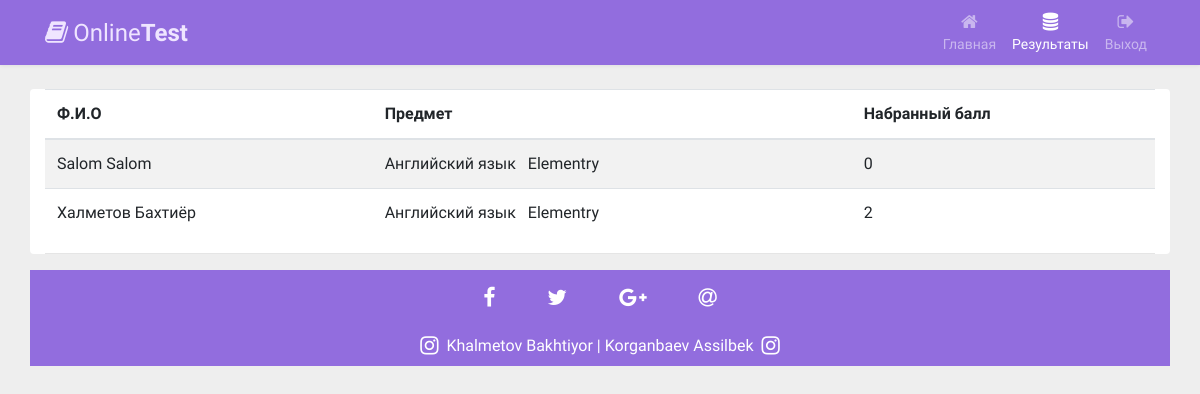
Page /results (signed in) on the earlier database version.
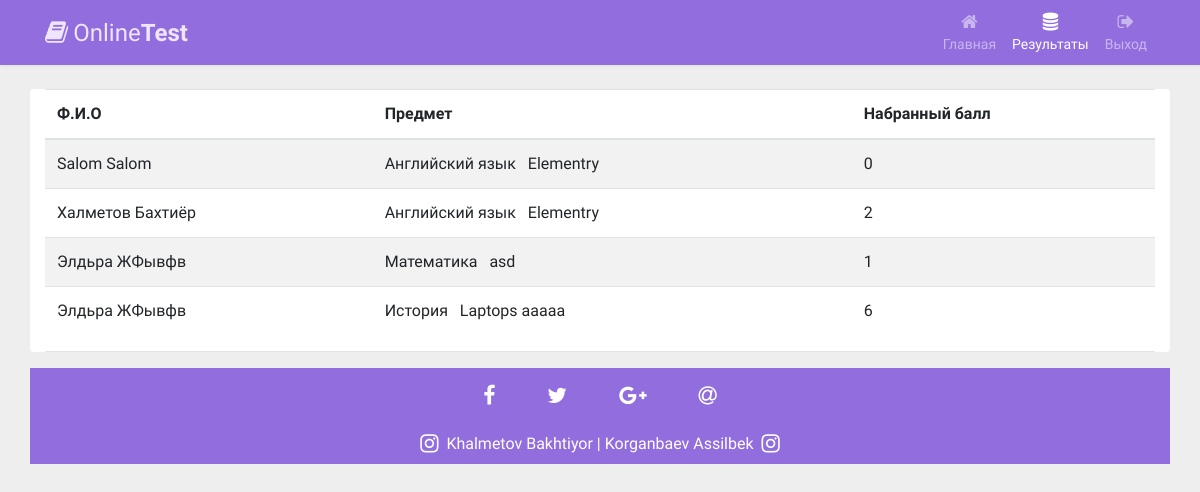
Same page on the later database version.
### main/models.py (models this page shows, shortened)
class UserTestItem(models.Model):
    title = models.CharField(max_length=200, blank=True)
    test = models.ForeignKey(Test, on_delete=models.CASCADE, default="")
    user = models.ForeignKey(User, on_delete=models.CASCADE, default="")
    start_date = models.DateTimeField()
    stop_date = models.DateTimeField()
    ball = models.IntegerField(default=0)
    count_question = models.IntegerField(default=0)
    true_question = models.ImageField(default=0)

class User(models.Model):
    first_name = models.CharField(max_length=300)
    last_name = models.CharField(max_length=300)
    clas = models.ForeignKey(Class, on_delete=models.CASCADE)
    ball = models.IntegerField(default=0)
    rating = models.IntegerField(default=0)
    def __str__(self):
        return f'{self.last_name} {self.first_name}'

class Test(models.Model):
    title = models.CharField(max_length=300, blank=True, default="")
    subject = models.ForeignKey(Subject, on_delete=models.CASCADE)
    clas = models.ForeignKey(Class, on_delete=models.CASCADE)
    start_time = models.DateTimeField()
    stop_time = models.DateTimeField()
    limit = models.IntegerField(default=40)
    description = models.TextField()

class Subject(models.Model):
    title = models.CharField(max_length=300)
    logo = models.ImageField(upload_to='upload', blank=True)
    status = models.IntegerField(default=0, blank=True)
    rating = models.IntegerField(default=0, blank=True)

### main/views.py (the view)
# urls.py: path('results', resultsHandler),
def resultsHandler(request):
    if not request.user.is_authenticated:
        tests = []
        current_user = request.session.get('user_id', None)
        if current_user:
            current_user = User.objects.get(id=int(current_user))
            if current_user:
                tests = UserTestItem.objects.filter(user__id=int(current_user.id))
    else:
        tests = UserTestItem.objects.all()
    return render(request, 'results.html', {'tests': tests})

### templates/results.html (shortened to what this page needs)
<!DOCTYPE html>
<html lang="en">
<head>
<link rel="stylesheet" href="https://stackpath.bootstrapcdn.com/bootstrap/4.5.0/css/bootstrap.min.css">
<link rel="stylesheet" href="https://maxcdn.bootstrapcdn.com/font-awesome/4.7.0/css/font-awesome.min.css">
</head>
<body>
<nav class="navbar navbar-expand-xl navbar-dark bg-dark">
  <div class="container">
    <a href="#" class="navbar-brand"><i class="fa fa-book" ></i>Online<b>Test</b></a>
    <div id="navbarCollapse" class="collapse navbar-collapse justify-content-start">
      <div class="navbar-nav ml-auto ">
        <a href="/" class="nav-item nav-link "><i class="fa fa-home"></i><span>Главная</span></a>
        <a href="/results" class="nav-item nav-link active"><i class="fa fa-database"></i><span>Результаты</span></a>
        <a href="/davay" class="nav-item nav-link"><i class="fa fa-sign-out"></i><span>Выход</span></a>
      </div>
    </div>
  </div>
</nav>
<div class="container rounded mt-4 bg-white" >
    <div class="bs-example">
        <table class="table table-striped">
            <thead>
                <tr>
                    <th>Ф.И.О</th>
                    <th>Предмет</th>
                    <th>Набранный балл</th>
                </tr>
            </thead>
            <tbody>
            {% for tt in tests %}
                <tr>
                    <td>{{ tt.user }}</td>
                    <td>{{ tt.test.subject.title }}&nbsp;&nbsp; {{ tt.test.title }}</td>
                    <td>{{ tt.ball }}</td>
                </tr>
            {% endfor %}
            </tbody>
        </table>
        <hr class="hr-2">
    </div>
</div>
<footer class="container page-footer font-small w-100" style=" bottom:0;background:#926dde;">
  <div class="container" >
      <div class="col-md-12 ">
        <div class=" text-center py-3 text-white">
          <a ><i class="fa fa-facebook-f fa-lg mr-md-5 mr-3"> </i></a>
          <a ><i class="fa fa-twitter fa-lg mr-md-5 mr-3"> </i></a>
          <a ><i class="fa fa-google-plus fa-lg mr-md-5 mr-3"> </i></a>
          <a><i class="fa fa-at fa-lg"> </i></a>
        </div>
      </div>
  </div>
<div class="footer-copyright text-center py-2 text-white">
  <a><i class="fa fa-instagram fa-lg mr-md-2"></i></a><a class="text-white" href="https://www.instagram.com/bahtiyor_holmetov/">Khalmetov Bakhtiyor </a>|<a class="text-white" href="https://www.instagram.com/assilbek__/"> Korganbaev Assilbek</a><a><i class="fa fa-instagram fa-lg ml-md-2 "> </i></a>
</div>
</footer>
</body>
</html>

Differences in the rows shown:
added UserTestItem: user "Элдьра ЖФывфв", test.subject "Математика", test "asd", ball "1"
added UserTestItem: user "Элдьра ЖФывфв", test.subject "История", test "Laptops aaaaa", ball "6"
